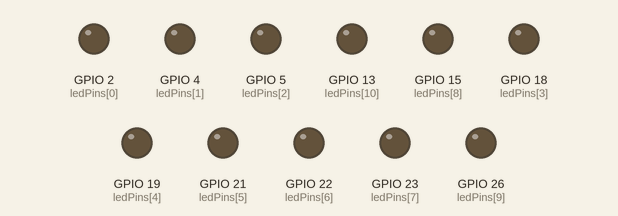
Recording of a sketch running on a simulated ESP32. On the bench: output pins drawn as LEDs (lit = HIGH). Random numbers use the default seed unless the sketch sets one.

Above: at 1.2 s.
At 4.5 s:
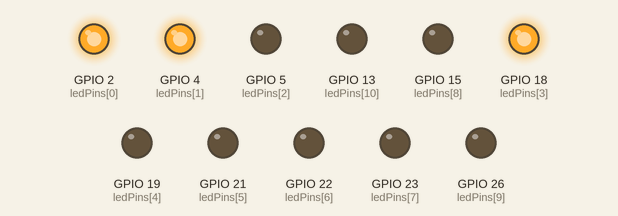
At 7.7 s:
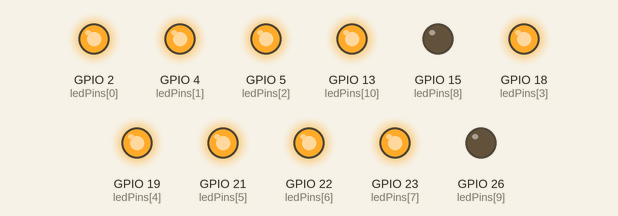
At 14.3 s:
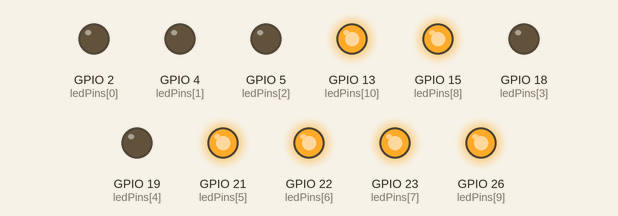
At 27.4 s:
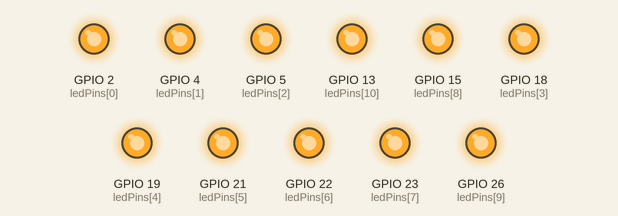
At 33.01 s:
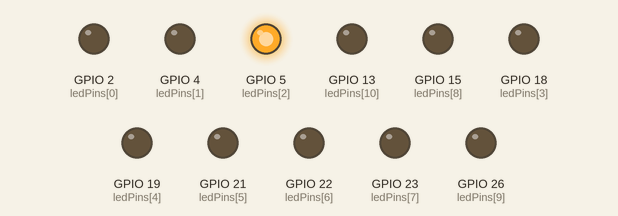
Timing chart, 0 to 40.0 s (numbered marks = the images above):
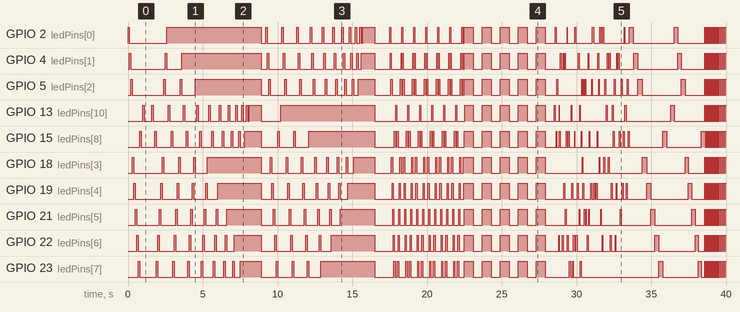

The sketch:

LED_5_PHASE_MEGA_EFFECT.ino
```cpp
#define NUM_LEDS 11
#define PHASE_DURATION 5000UL  // 5 seconds per phase x 5 phases inside megaEffect = 25 seconds

int ledPins[NUM_LEDS] = {2, 4, 5, 18, 19, 21, 22, 23, 15, 26, 13};  // D2, D4, D5, D18, D19, D21, D22, D23, D15, D26, D13

void setup() {
  for (int i = 0; i < NUM_LEDS; i++) {
    pinMode(ledPins[i], OUTPUT);
    digitalWrite(ledPins[i], LOW);
  }
  randomSeed(millis());
}

void loop() {
  chaseEffect();           // ~1.1s
  delay(500);

  buildLineEffect();       // ~15s
  delay(1000);

  megaEffect();            // ~25s
  delay(1000);

  centerBurstEffect();     // ~4s
  delay(1000);

  binaryCounterEffect();   // ~8s
  delay(1000);
  // Total cycle: roughly 58-60 seconds
}

// Effect 1: original simple chase
void chaseEffect() {
  for (int i = 0; i < NUM_LEDS; i++) {
    digitalWrite(ledPins[i], HIGH);
    delay(100);
    digitalWrite(ledPins[i], LOW);
  }
}

// Effect 2: build up the line in BOTH directions
void buildLineEffect() {
  for (int stand = 0; stand < NUM_LEDS; stand++) {
    for (int run = NUM_LEDS - 1; run >= stand; run--) {
      digitalWrite(ledPins[run], HIGH);
      delay(100);
      if (run != stand) digitalWrite(ledPins[run], LOW);
    }
  }
  delay(700);
  for (int i = 0; i < NUM_LEDS; i++) digitalWrite(ledPins[i], LOW);
  delay(300);

  for (int stand = NUM_LEDS - 1; stand >= 0; stand--) {
    for (int run = 0; run <= stand; run++) {
      digitalWrite(ledPins[run], HIGH);
      delay(100);
      if (run != stand) digitalWrite(ledPins[run], LOW);
    }
  }
  delay(700);
  for (int i = 0; i < NUM_LEDS; i++) digitalWrite(ledPins[i], LOW);
}

// Effect 3: ~25 second combo — fast comet bounce, slow pulse,
// fast random twinkle, accelerating chase, strobe finale
void megaEffect() {
  unsigned long phaseStart;

  phaseStart = millis();
  int pos = 0;
  int direction = 1;
  while (millis() - phaseStart < PHASE_DURATION) {
    digitalWrite(ledPins[pos], HIGH);
    int trail = pos - direction;
    if (trail >= 0 && trail < NUM_LEDS) digitalWrite(ledPins[trail], HIGH);
    delay(40);
    digitalWrite(ledPins[pos], LOW);
    if (trail >= 0 && trail < NUM_LEDS) digitalWrite(ledPins[trail], LOW);
    pos += direction;
    if (pos >= NUM_LEDS - 1 || pos <= 0) direction *= -1;
  }
  for (int i = 0; i < NUM_LEDS; i++) digitalWrite(ledPins[i], LOW);

  phaseStart = millis();
  while (millis() - phaseStart < PHASE_DURATION) {
    for (int i = 0; i < NUM_LEDS; i++) digitalWrite(ledPins[i], HIGH);
    delay(600);
    for (int i = 0; i < NUM_LEDS; i++) digitalWrite(ledPins[i], LOW);
    delay(600);
  }

  phaseStart = millis();
  while (millis() - phaseStart < PHASE_DURATION) {
    int randomLED = random(0, NUM_LEDS);
    digitalWrite(ledPins[randomLED], HIGH);
    delay(random(20, 80));
    digitalWrite(ledPins[randomLED], LOW);
  }

  phaseStart = millis();
  int speedDelay = 300;
  while (millis() - phaseStart < PHASE_DURATION) {
    for (int i = 0; i < NUM_LEDS; i++) {
      digitalWrite(ledPins[i], HIGH);
      delay(speedDelay);
      digitalWrite(ledPins[i], LOW);
      if (speedDelay > 30) speedDelay -= 5;
      if (millis() - phaseStart >= PHASE_DURATION) break;
    }
  }

  phaseStart = millis();
  while (millis() - phaseStart < PHASE_DURATION / 2) {
    for (int i = 0; i < NUM_LEDS; i++) digitalWrite(ledPins[i], HIGH);
    delay(50);
    for (int i = 0; i < NUM_LEDS; i++) digitalWrite(ledPins[i], LOW);
    delay(50);
  }
  for (int b = 0; b < 3; b++) {
    for (int i = 0; i < NUM_LEDS; i++) digitalWrite(ledPins[i], HIGH);
    delay(500);
    for (int i = 0; i < NUM_LEDS; i++) digitalWrite(ledPins[i], LOW);
    delay(500);
  }
}

// Effect 4: Center burst — LEDs radiate outward from the middle,
// hold fully lit, then implode back inward to the center
void centerBurstEffect() {
  int center = NUM_LEDS / 2;

  for (int rep = 0; rep < 3; rep++) {
    for (int offset = 0; offset <= center; offset++) {
      int left = center - offset;
      int right = center + offset;
      if (left >= 0) digitalWrite(ledPins[left], HIGH);
      if (right < NUM_LEDS) digitalWrite(ledPins[right], HIGH);
      delay(80);
    }
    delay(200);

    for (int offset = center; offset >= 0; offset--) {
      int left = center - offset;
      int right = center + offset;
      if (left >= 0) digitalWrite(ledPins[left], LOW);
      if (right < NUM_LEDS) digitalWrite(ledPins[right], LOW);
      delay(80);
    }
    delay(200);
  }
}

// Effect 5: Binary counter — each LED is one bit, counting upward
void binaryCounterEffect() {
  unsigned long duration = 8000;
  unsigned long start = millis();
  long count = 0;

  while (millis() - start < duration) {
    for (int i = 0; i < NUM_LEDS; i++) {
      digitalWrite(ledPins[i], bitRead(count, i) ? HIGH : LOW);
    }
    delay(150);
    count++;
    if (count > (1L << NUM_LEDS) - 1) count = 0;
  }

  for (int i = 0; i < NUM_LEDS; i++) digitalWrite(ledPins[i], LOW);
}
```

Measured:
- by itself, GPIO 2 (ledPins[0]): LOW → HIGH at 0.00 s, → LOW 0.10 s later, → HIGH 2.5 s later, → LOW 6.3 s later, … (99 changes in this stretch)
- by itself, GPIO 4 (ledPins[1]): LOW → HIGH at 0.10 s, → LOW 0.10 s later, → HIGH 2.3 s later, → LOW 0.10 s later, … (115 changes in this stretch)
- by itself, GPIO 5 (ledPins[2]): LOW → HIGH at 0.20 s, → LOW 0.10 s later, → HIGH 2.1 s later, → LOW 0.10 s later, … (115 changes in this stretch)
- by itself, GPIO 13 (ledPins[10]): LOW → HIGH at 1.0 s, → LOW 0.10 s later, → HIGH 0.50 s later, → LOW 0.10 s later, … (93 changes in this stretch)
- by itself, GPIO 15 (ledPins[8]): LOW → HIGH at 0.80 s, → LOW 0.10 s later, → HIGH 0.90 s later, → LOW 0.10 s later, … (115 changes in this stretch)
- by itself, GPIO 18 (ledPins[3]): LOW → HIGH at 0.30 s, → LOW 0.10 s later, → HIGH 1.9 s later, → LOW 0.10 s later, … (101 changes in this stretch)
- by itself, GPIO 19 (ledPins[4]): LOW → HIGH at 0.40 s, → LOW 0.10 s later, → HIGH 1.7 s later, → LOW 0.10 s later, … (115 changes in this stretch)
- by itself, GPIO 21 (ledPins[5]): LOW → HIGH at 0.50 s, → LOW 0.10 s later, → HIGH 1.5 s later, → LOW 0.10 s later, … (107 changes in this stretch)
